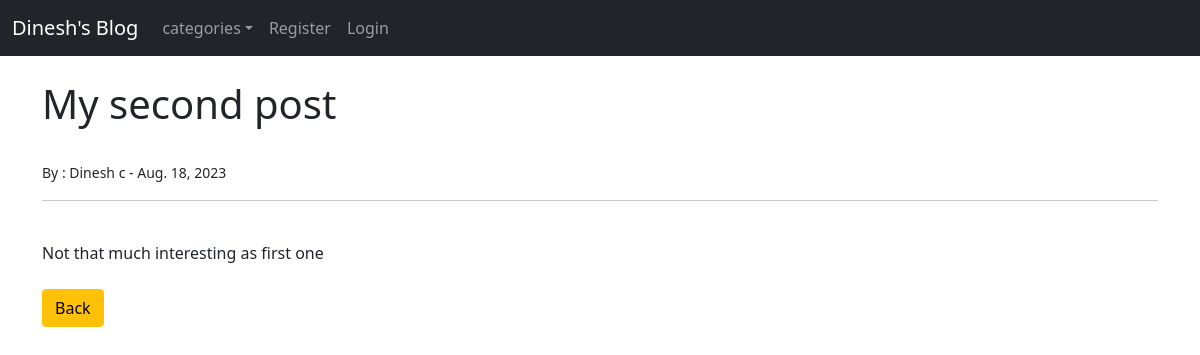
The app's page /article/2 with its own data.
### theblog/models.py (models this page shows, shortened)
class Post(models.Model):
    title = models.CharField(max_length=255)
    title_tag = models.CharField(max_length=255)
    header_image = models.ImageField(blank=True,null=True,upload_to="images/")
    author = models.ForeignKey(User,on_delete=models.CASCADE)
    body = RichTextField(blank=True,null=True)
    post_date = models.DateField(auto_now_add=True)
    category = models.CharField(max_length=255,default='entertainment')
    snippet = models.CharField(max_length=255)

### theblog/views.py (the view)
# urls.py: path('article/<int:pk>',ArticleDetailView.as_view(),name='article-detail'),
class ArticleDetailView(DetailView):
    model = Post
    template_name = 'article_details.html'
    def get_context_data(self,*args,**kwargs):
            cat_menu = Category.objects.all()
            context= super(ArticleDetailView,self).get_context_data(*args,**kwargs)
            context["cat_menu"] = cat_menu
            return context

### theblog/models.py (called while the page is built)
    def __str__(self):
        return self.name

### theblog/templates/article_details.html (shortened to what this page needs)
{% extends 'base.html' %}
{% block content %}
     <h1>{{post.title}}</h1><br>
          <small>By : {{ post.author.first_name }}
                      {{ post.author.last_name }} -
                      {{post.post_date}}
     </small><br>
     <hr>
     <br>
     {{post.body|safe}}
     <br><br>
     <a href="{% url 'home' %}"  class="btn btn-warning">Back</a>
{% endblock %}

### records on screen
Post: title "My second post", author.first_name "Dinesh", author.last_name "c", post_date "Aug. 18, 2023", body "Not that much interesting as first one"
